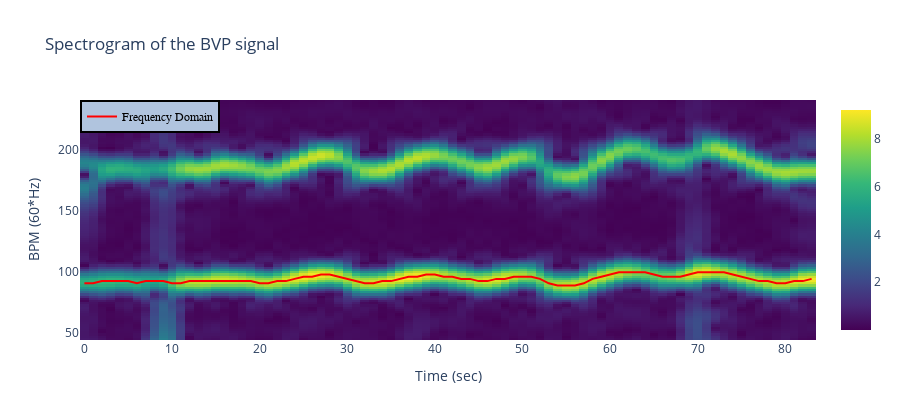

The notebook cell this image was saved under:
### Code cell
# -- fix the window size for BPM estimate 
winSizeGT = 7
bpmGT, timesGT = sigGT.getBPM(winSizeGT)
print("BPMs of the GT signal averaged on winSizeGT = 7 sec")
print(bpmGT)

# -- plot spectrogram
sigGT.displaySpectrum()
